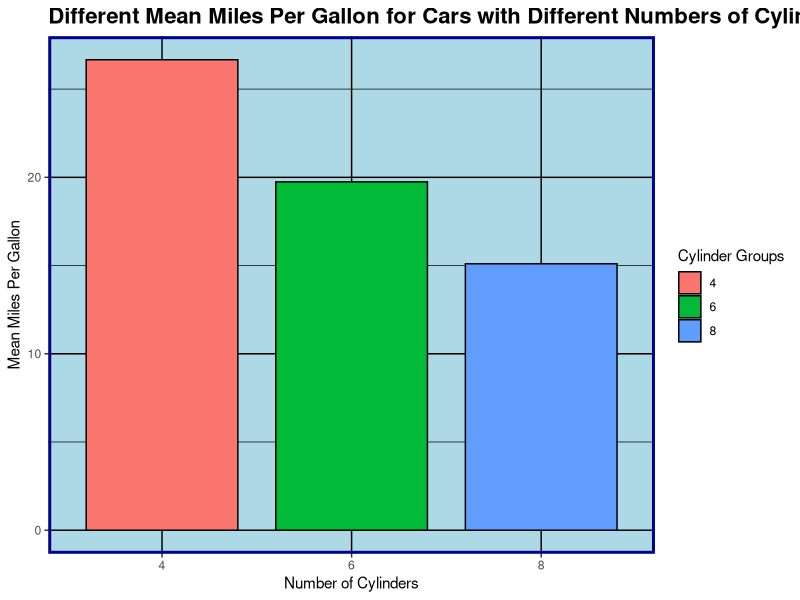
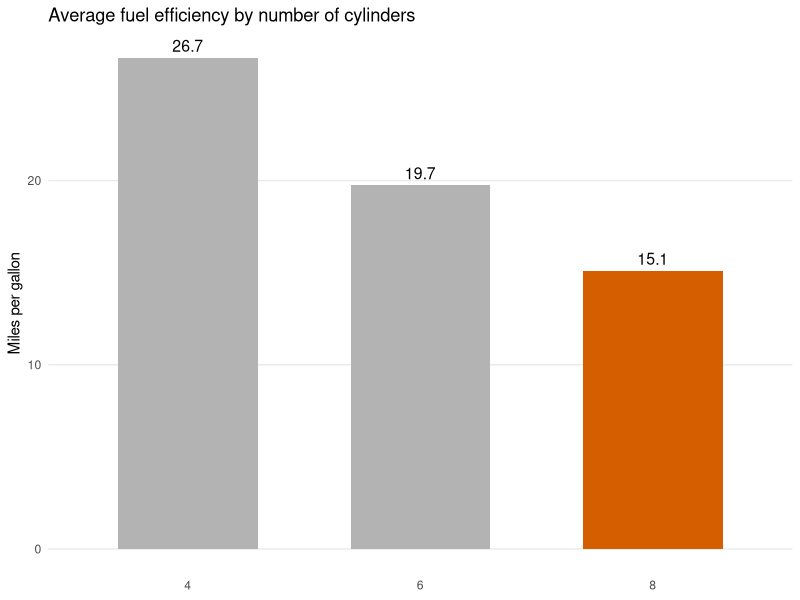
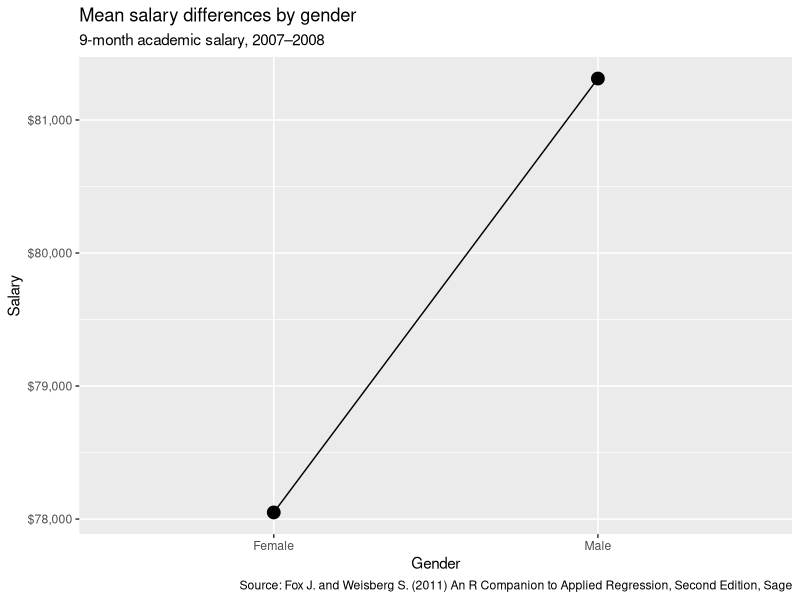
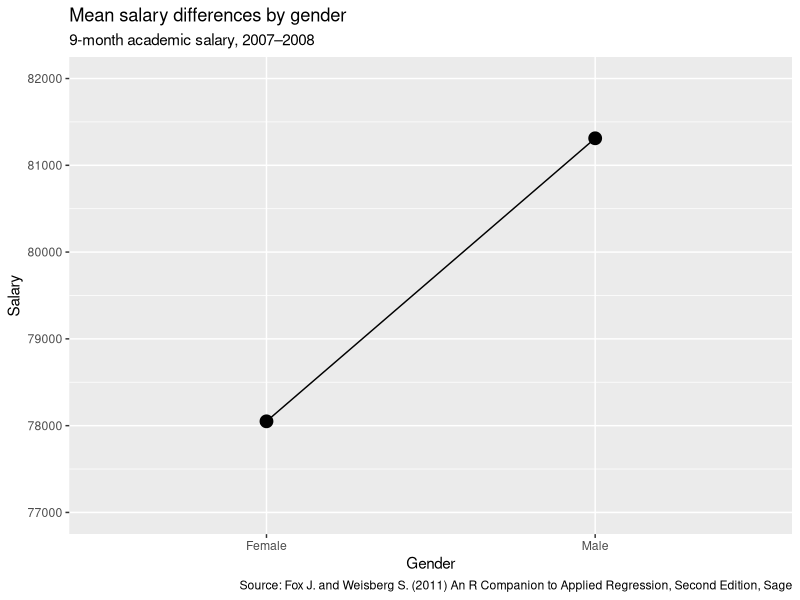
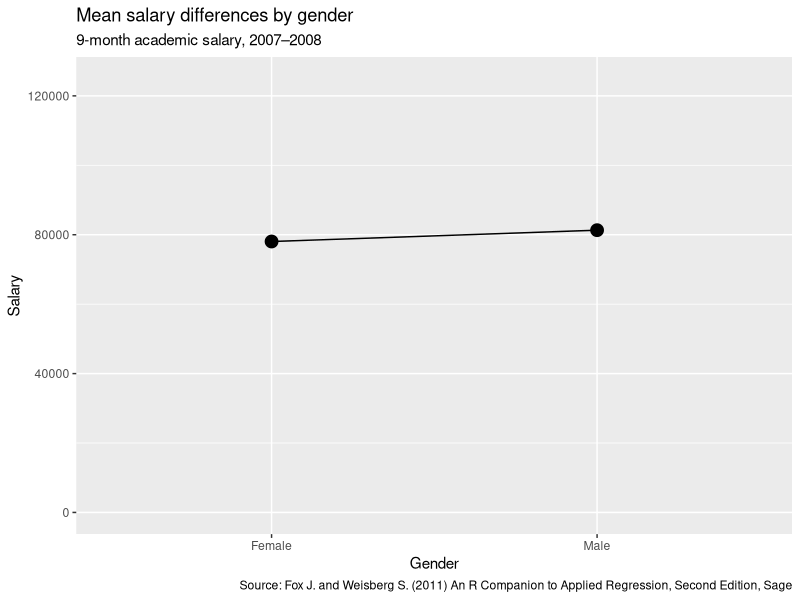
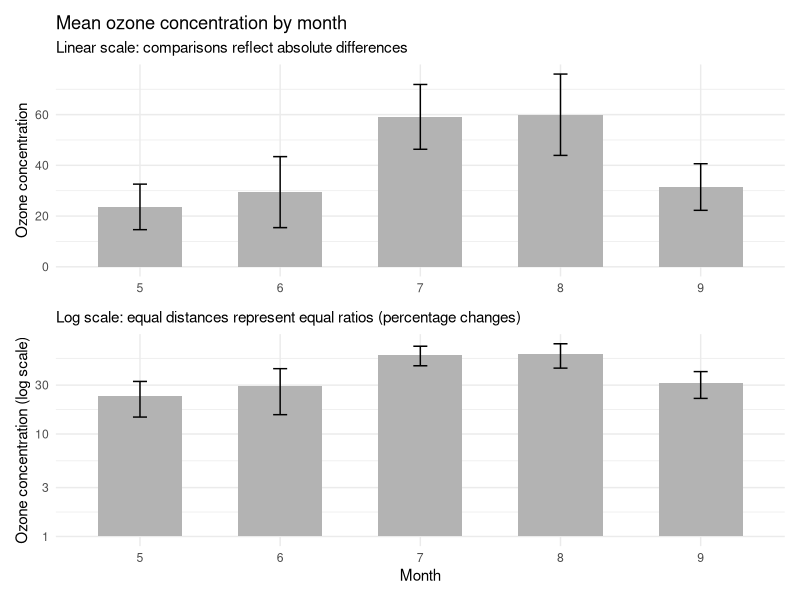

Recreate these plots in R, in order.
## ---- chunk 1
#| echo: true 
#| message: false
#| warning: false

# Import relevant libraries
library(ggplot2)
library(dplyr)

# Setup of the dataframe for plotting use
mpg_summary <- mtcars |>
mutate(cyl = factor(cyl)) |>
group_by(cyl) |>
summarise(mean_mpg = mean(mpg))
## ---- chunk 2
#| echo: true 
#| message: false
#| warning: false

# LOTS of plotting elements from ggplot2, see the page about ggplot2 for more background on these
ggplot(mpg_summary, aes(x = cyl, y = mean_mpg, fill = cyl)) +
geom_col(color = "black", width = 0.8) +
labs(
title = "Different Mean Miles Per Gallon for Cars with Different Numbers of Cylinders",
x = "Number of Cylinders",
y = "Mean Miles Per Gallon",
fill = "Cylinder Groups"
) +
theme(
panel.background = element_rect(fill = "lightblue"),
panel.border = element_rect(color = "darkblue", fill = NA, linewidth = 2),
panel.grid.major = element_line(color = "black"),
panel.grid.minor = element_line(color = "black"),
plot.title = element_text(size = 16, face = "bold")
)
## ---- chunk 3
#| echo: true 
#| message: false
#| warning: false

# A better plot using ggplot2 again
ggplot(mpg_summary, aes(x = cyl, y = mean_mpg)) +
geom_col(fill = "grey70", width = 0.6) +
geom_col(
data = filter(mpg_summary, cyl == "8"),
fill = "#D55E00",
width = 0.6
) +
geom_text(
aes(label = round(mean_mpg, 1)),
vjust = -0.5,
size = 4
) +
labs(
title = "Average fuel efficiency by number of cylinders",
y = "Miles per gallon",
x = NULL
) +
theme_minimal() +
theme(
panel.grid.major.x = element_blank(),
panel.grid.minor = element_blank()
)
## ---- chunk 4
#| echo: true 
#| message: false
#| warning: false

# More library imports
library(carData)
library(scales)
library(patchwork)

# Setup of the dataset to be used
data(Salaries, package = "carData")

df <- Salaries %>%
  filter(rank == "AsstProf") %>%
  group_by(sex) %>%
  summarize(
    n = n(),
    mean = mean(salary),
    sd = sd(salary),
    se = sd / sqrt(n),
    ci = qt(0.975, df = n - 1) * se
  )

df
## ---- chunk 5
#| echo: true 
#| message: false
#| warning: false

# Create a base plot
p <- ggplot(df, aes(x = sex, y = mean, group = 1)) +
  geom_point(size = 4) +
  geom_line() +
  labs(
    title = "Mean salary differences by gender",
    subtitle = "9-month academic salary, 2007–2008",
    caption = paste(
      "Source: Fox J. and Weisberg S. (2011)",
      "An R Companion to Applied Regression,",
      "Second Edition, Sage"
    ),
    x = "Gender",
    y = "Salary"
  ) +
  scale_y_continuous(labels = scales::dollar)

p
## ---- chunk 6
#| echo: true 
#| message: false
#| warning: false

# Using ggplot2's feature of "adding" and "subtracting" features!
p + scale_y_continuous(limits = c(77000, 82000))
## ---- chunk 7
#| echo: true 
#| message: false
#| warning: false

# Same as the above code snippet!
p + scale_y_continuous(limits = c(0, 125000))
## ---- chunk 8
#| echo: true 
#| message: false
#| warning: false

# Setup of the new dataset we will be using
ozone_summary <- airquality |>
filter(!is.na(Ozone)) |>
group_by(Month) |>
summarise(
mean = mean(Ozone),
sd = sd(Ozone),
n = n(),
se = sd / sqrt(n),
ci = qt(0.975, df = n - 1) * se
)

## ---- chunk 9
#| echo: true 
#| message: false
#| warning: false

# Using ggplot for the linear and log scale plots
p_linear <- ggplot(ozone_summary, aes(x = factor(Month), y = mean)) +
geom_col(fill = "grey70", width = 0.6) +
geom_errorbar(
aes(ymin = mean - ci, ymax = mean + ci),
width = 0.1
) +
labs(
title = "Mean ozone concentration by month",
subtitle = "Linear scale: comparisons reflect absolute differences",
x = NULL,
y = "Ozone concentration"
) +
theme_minimal()

p_log <- ggplot(ozone_summary, aes(x = factor(Month), y = mean)) +
geom_col(fill = "grey70", width = 0.6) +
geom_errorbar(
aes(ymin = mean - ci, ymax = mean + ci),
width = 0.1
) +
scale_y_log10() +
labs(
subtitle = "Log scale: equal distances represent equal ratios (percentage changes)",
x = "Month",
y = "Ozone concentration (log scale)"
) +
theme_minimal()

# Combining the two plots into one through the patchwork package
p_linear / p_log
